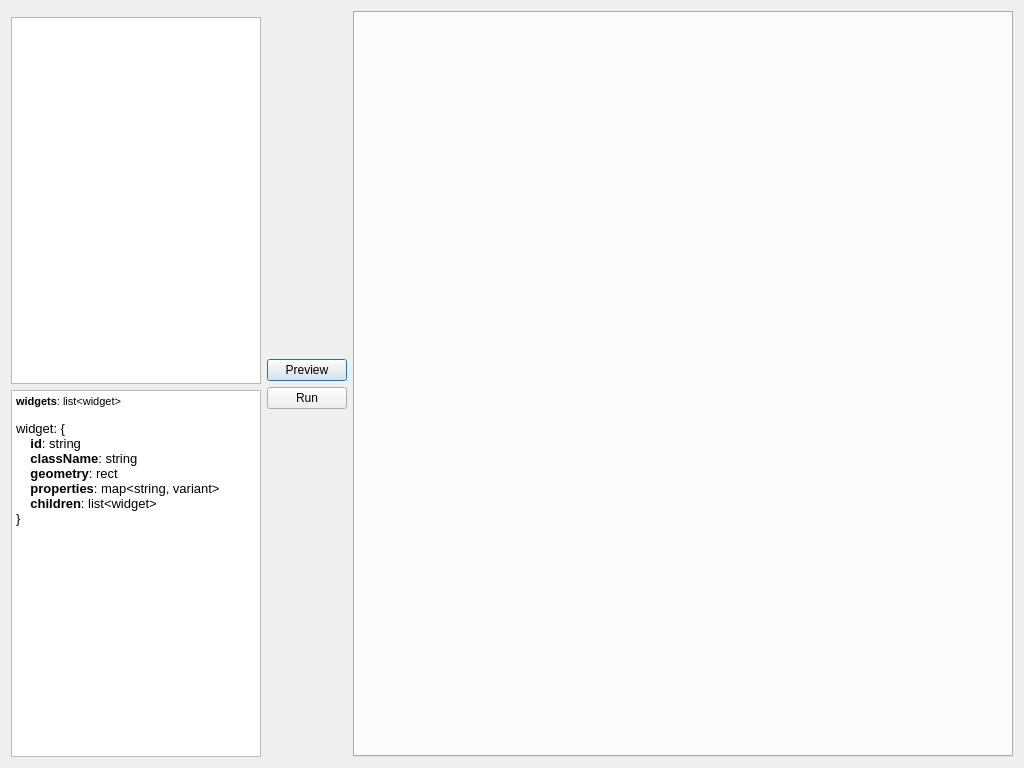
<?xml version="1.0" encoding="UTF-8"?>
<ui version="4.0">
 <class>WidgetDialog</class>
 <widget class="QDialog" name="WidgetDialog">
  <property name="geometry">
   <rect>
    <x>0</x>
    <y>0</y>
    <width>1024</width>
    <height>768</height>
   </rect>
  </property>
  <property name="windowTitle">
   <string>Extract Widgets</string>
  </property>
  <layout class="QHBoxLayout" name="horizontalLayout">
   <item>
    <layout class="QVBoxLayout" name="verticalLayout">
     <item>
      <widget class="FileSelector" name="fileSelector" native="true">
       <property name="maximumSize">
        <size>
         <width>250</width>
         <height>16777215</height>
        </size>
       </property>
      </widget>
     </item>
     <item>
      <widget class="QTreeView" name="treeView">
       <property name="sizePolicy">
        <sizepolicy hsizetype="Preferred" vsizetype="Expanding">
         <horstretch>0</horstretch>
         <verstretch>0</verstretch>
        </sizepolicy>
       </property>
       <property name="maximumSize">
        <size>
         <width>250</width>
         <height>16777215</height>
        </size>
       </property>
       <property name="autoScroll">
        <bool>false</bool>
       </property>
       <attribute name="headerVisible">
        <bool>false</bool>
       </attribute>
       <attribute name="headerDefaultSectionSize">
        <number>40</number>
       </attribute>
      </widget>
     </item>
     <item>
      <widget class="QTextEdit" name="textEdit">
       <property name="sizePolicy">
        <sizepolicy hsizetype="Preferred" vsizetype="Expanding">
         <horstretch>0</horstretch>
         <verstretch>0</verstretch>
        </sizepolicy>
       </property>
       <property name="maximumSize">
        <size>
         <width>250</width>
         <height>16777215</height>
        </size>
       </property>
       <property name="readOnly">
        <bool>true</bool>
       </property>
       <property name="html">
        <string>&lt;!DOCTYPE HTML PUBLIC &quot;-//W3C//DTD HTML 4.0//EN&quot; &quot;http://www.w3.org/TR/REC-html40/strict.dtd&quot;&gt;
&lt;html&gt;&lt;head&gt;&lt;meta name=&quot;qrichtext&quot; content=&quot;1&quot; /&gt;&lt;style type=&quot;text/css&quot;&gt;
p, li { white-space: pre-wrap; }
&lt;/style&gt;&lt;/head&gt;&lt;body style=&quot; font-family:'MS Shell Dlg 2'; font-size:8.25pt; font-weight:400; font-style:normal;&quot;&gt;
&lt;p style=&quot; margin-top:0px; margin-bottom:0px; margin-left:0px; margin-right:0px; -qt-block-indent:0; text-indent:0px;&quot;&gt;&lt;span style=&quot; font-family:'MS Shell Dlg 2'; font-weight:600;&quot;&gt;widgets&lt;/span&gt;&lt;span style=&quot; font-family:'MS Shell Dlg 2';&quot;&gt;: list&amp;lt;widget&amp;gt;&lt;/span&gt;&lt;/p&gt;
&lt;p style=&quot;-qt-paragraph-type:empty; margin-top:0px; margin-bottom:0px; margin-left:0px; margin-right:0px; -qt-block-indent:0; text-indent:0px; font-family:'MS Shell Dlg 2';&quot;&gt;&lt;br /&gt;&lt;/p&gt;
&lt;p style=&quot; margin-top:0px; margin-bottom:0px; margin-left:0px; margin-right:0px; -qt-block-indent:0; text-indent:0px;&quot;&gt;&lt;span style=&quot; font-family:'MS Shell Dlg 2'; font-size:10pt;&quot;&gt;widget: {&lt;/span&gt;&lt;/p&gt;
&lt;p style=&quot; margin-top:0px; margin-bottom:0px; margin-left:0px; margin-right:0px; -qt-block-indent:0; text-indent:0px;&quot;&gt;&lt;span style=&quot; font-family:'MS Shell Dlg 2'; font-size:10pt;&quot;&gt;    &lt;/span&gt;&lt;span style=&quot; font-family:'MS Shell Dlg 2'; font-size:10pt; font-weight:600;&quot;&gt;id&lt;/span&gt;&lt;span style=&quot; font-family:'MS Shell Dlg 2'; font-size:10pt;&quot;&gt;: string&lt;/span&gt;&lt;/p&gt;
&lt;p style=&quot; margin-top:0px; margin-bottom:0px; margin-left:0px; margin-right:0px; -qt-block-indent:0; text-indent:0px;&quot;&gt;&lt;span style=&quot; font-family:'MS Shell Dlg 2'; font-size:10pt;&quot;&gt;    &lt;/span&gt;&lt;span style=&quot; font-family:'MS Shell Dlg 2'; font-size:10pt; font-weight:600;&quot;&gt;className&lt;/span&gt;&lt;span style=&quot; font-family:'MS Shell Dlg 2'; font-size:10pt;&quot;&gt;: string&lt;/span&gt;&lt;/p&gt;
&lt;p style=&quot; margin-top:0px; margin-bottom:0px; margin-left:0px; margin-right:0px; -qt-block-indent:0; text-indent:0px;&quot;&gt;&lt;span style=&quot; font-family:'MS Shell Dlg 2'; font-size:10pt;&quot;&gt;    &lt;/span&gt;&lt;span style=&quot; font-family:'MS Shell Dlg 2'; font-size:10pt; font-weight:600;&quot;&gt;geometry&lt;/span&gt;&lt;span style=&quot; font-family:'MS Shell Dlg 2'; font-size:10pt;&quot;&gt;: rect&lt;/span&gt;&lt;/p&gt;
&lt;p style=&quot; margin-top:0px; margin-bottom:0px; margin-left:0px; margin-right:0px; -qt-block-indent:0; text-indent:0px;&quot;&gt;&lt;span style=&quot; font-family:'MS Shell Dlg 2'; font-size:10pt;&quot;&gt;    &lt;/span&gt;&lt;span style=&quot; font-family:'MS Shell Dlg 2'; font-size:10pt; font-weight:600;&quot;&gt;properties&lt;/span&gt;&lt;span style=&quot; font-family:'MS Shell Dlg 2'; font-size:10pt;&quot;&gt;: map&amp;lt;string, variant&amp;gt;&lt;/span&gt;&lt;/p&gt;
&lt;p style=&quot; margin-top:0px; margin-bottom:0px; margin-left:0px; margin-right:0px; -qt-block-indent:0; text-indent:0px;&quot;&gt;&lt;span style=&quot; font-family:'MS Shell Dlg 2'; font-size:10pt;&quot;&gt;    &lt;/span&gt;&lt;span style=&quot; font-family:'MS Shell Dlg 2'; font-size:10pt; font-weight:600;&quot;&gt;children&lt;/span&gt;&lt;span style=&quot; font-family:'MS Shell Dlg 2'; font-size:10pt;&quot;&gt;: list&amp;lt;widget&amp;gt;&lt;/span&gt;&lt;/p&gt;
&lt;p style=&quot; margin-top:0px; margin-bottom:0px; margin-left:0px; margin-right:0px; -qt-block-indent:0; text-indent:0px;&quot;&gt;&lt;span style=&quot; font-family:'MS Shell Dlg 2'; font-size:10pt;&quot;&gt;}&lt;/span&gt;&lt;/p&gt;
&lt;p style=&quot;-qt-paragraph-type:empty; margin-top:0px; margin-bottom:0px; margin-left:0px; margin-right:0px; -qt-block-indent:0; text-indent:0px; font-family:'MS Shell Dlg 2';&quot;&gt;&lt;br /&gt;&lt;/p&gt;&lt;/body&gt;&lt;/html&gt;</string>
       </property>
      </widget>
     </item>
    </layout>
   </item>
   <item>
    <layout class="QVBoxLayout" name="verticalLayout_2">
     <item>
      <spacer name="verticalSpacer_2">
       <property name="orientation">
        <enum>Qt::Vertical</enum>
       </property>
       <property name="sizeHint" stdset="0">
        <size>
         <width>20</width>
         <height>40</height>
        </size>
       </property>
      </spacer>
     </item>
     <item>
      <widget class="QPushButton" name="previewButton">
       <property name="text">
        <string>Preview</string>
       </property>
      </widget>
     </item>
     <item>
      <widget class="QPushButton" name="runButton">
       <property name="text">
        <string>Run</string>
       </property>
      </widget>
     </item>
     <item>
      <spacer name="verticalSpacer">
       <property name="orientation">
        <enum>Qt::Vertical</enum>
       </property>
       <property name="sizeHint" stdset="0">
        <size>
         <width>20</width>
         <height>40</height>
        </size>
       </property>
      </spacer>
     </item>
    </layout>
   </item>
   <item>
    <widget class="ResultWidget" name="resultWidget"/>
   </item>
  </layout>
 </widget>
 <customwidgets>
  <customwidget>
   <class>FileSelector</class>
   <extends>QWidget</extends>
   <header>fileselector.h</header>
   <container>1</container>
  </customwidget>
  <customwidget>
   <class>ResultWidget</class>
   <extends>QTabWidget</extends>
   <header>resultwidget.h</header>
   <container>1</container>
  </customwidget>
 </customwidgets>
 <resources/>
 <connections/>
</ui>
